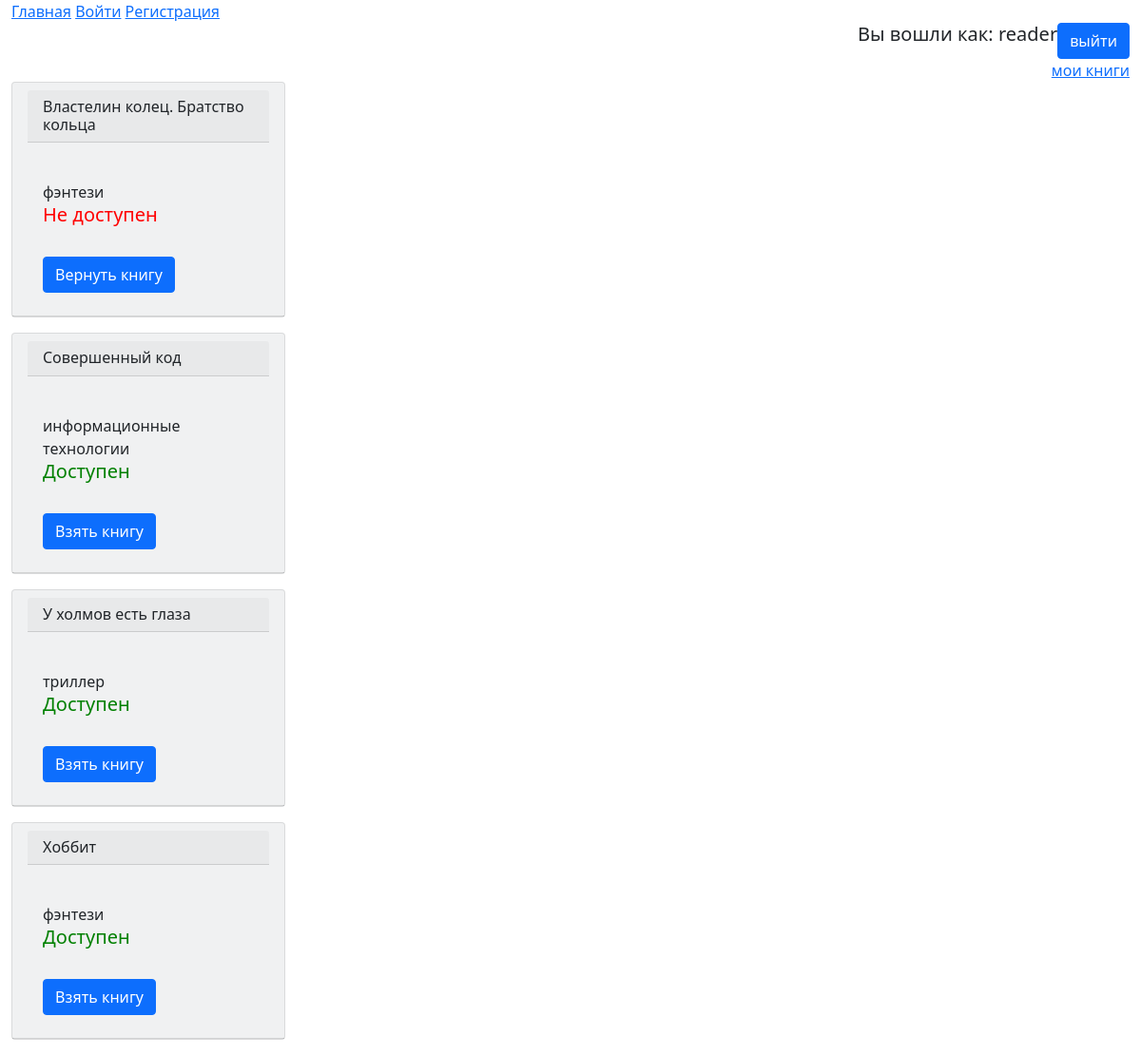
Screenshot of / (signed in) with the database file from the repository.
### library/models/base.py (models this page shows, shortened)
class CustomUser(AbstractUser):
    password = models.CharField(max_length=128)
    address = models.CharField(max_length=120, null=True, blank=True)
    employee_id = models.CharField(max_length=50, unique=True, blank=True, null=True)
    role = models.CharField(choices=ROLE, max_length=100, null=True, blank=True)
    class Meta:
        db_table = 'customer_user'
        verbose_name = 'пользователи'

### library/models/book.py (models this page shows, shortened)
class Book(models.Model):
    id = models.AutoField(primary_key=True)
    name = models.CharField(max_length=1000)
    genre = models.ForeignKey('Genre', on_delete=models.SET_NULL, null=True, blank=True, default='')
    author = models.ForeignKey('Author', on_delete=models.SET_NULL, null=True)
    status = models.CharField(choices=BOOK_STATUS, max_length=20)
    description = models.TextField(max_length=10000, null=True, blank=True)
    history = HistoricalRecords()
    class Meta:
        db_table = 'books'
        verbose_name = 'Книга'
        verbose_name_plural = 'Книги'

class Genre(models.Model):
    name = models.CharField(max_length=100)
    class Meta:
        db_table = 'genres'
        verbose_name = 'Жанр'
        verbose_name_plural = 'Жанры'
    def __str__(self):
        return self.name

### library/views/book_views.py (the view)
# urls.py: path('', book_views.index),
def index(request):
    if request.user.is_anonymous or request.user.role == 'reader':
        books = get_list_or_404(Book.objects.order_by('name'))
        return render(request, 'book/books.html', context={'books': books})
    elif request.user.role == 'librarian':
        debtors = get_list_or_404(ReaderBook, date_return=None)
        return render(request, 'book/debtors.html', context={'debtors': debtors})
    elif request.user.is_superuser:
       return HttpResponseRedirect('/admin')

### templates/book/books.html (shortened to what this page needs)
{% extends 'index.html'%}
{% block books %}
    {% for book in books%}
        {% if book %}
        <div class="card bg-light mb-3" style="max-width: 18rem;">
        <div class="card-header">
            <div class="card-header h6" >{{book.name}}</div>
            <br>
            <div class="card-body">
            {{book.genre}}
            <br>
            {% if user.is_authenticated %}
            {% if book.status == "available" %}
                <p style="color: green" class="h5">Доступен</p>
            {%else%}
                <p style="color: red" class="h5">Не доступен</p>
            {% endif %}
                <br>
                {% if book.status == "available" %}
                <form action="/reader/get_book" method="post"  >
                    <button class="btn btn-primary" name="btn" value={{book.id}}> Взять книгу </button>
                </form>
                {% else%}
                <form action="/reader/return_book" method="post"  >
                    <button class="btn btn-primary" name="btn" value={{book.id}}> Вeрнуть книгу </button>
                </form>
                    {% endif %}
                {% endif%}
            </div>
            </div>
        </div>
        {% endif %}
    {% endfor %}
{% endblock %}

### templates/index.html (shortened to what this page needs)
{% load static %}
<!DOCTYPE html>
<html lang="en">
<head>
    <link href="https://cdn.jsdelivr.net/npm/bootstrap@5.0.2/dist/css/bootstrap.min.css" rel="stylesheet">
</head>
<body>
    <div class="container-fluid">
        <a href="/" class="a">Главная</a>
        <a href="/auth/sign_in">Войти</a>
        <a href="/auth_page" class="a">Регистрация</a>
    {%if user.is_authenticated %}
        <div class="d-flex justify-content-end">
            <div>
                  <p class="h5">Вы вошли как: {{user.username}}</p>
            </div>
            <br>
            <div>
                <a href="/auth/logout" class="btn btn-primary">выйти</a>
            </div>
        </div>
    {% endif %}
    {% if user.role == 'reader'%}
        <a class="d-flex justify-content-end" href="/reader/{{ user.id }}/books">мои книги</a>
        {%endif%}
        {% block books%} {% endblock %}
</body>
</html>

### rows the page displays
CustomUser: username "reader"
Book: name "Властелин колец. Братство кольца", genre "фэнтези", status "Не доступен", {{ book.id }} 3 (drawn)
Book: name "Совершенный код", genre "информационные технологии", status "Доступен", {{ book.id }} 4 (drawn)
Book: name "У холмов есть глаза", genre "триллер", status "Доступен", {{ book.id }} 2 (drawn)
Book: name "Хоббит", genre "фэнтези", status "Доступен", {{ book.id }} 1 (drawn)
